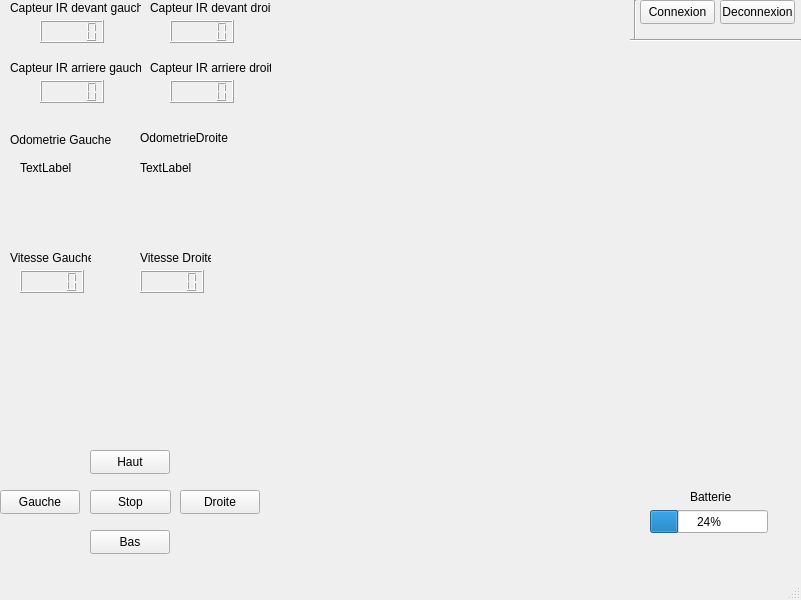
<?xml version="1.0" encoding="UTF-8"?>
<ui version="4.0">
 <class>MainWindow</class>
 <widget class="QMainWindow" name="MainWindow">
  <property name="geometry">
   <rect>
    <x>0</x>
    <y>0</y>
    <width>801</width>
    <height>600</height>
   </rect>
  </property>
  <property name="windowTitle">
   <string>MainWindow</string>
  </property>
  <widget class="QWidget" name="centralwidget">
   <widget class="QPushButton" name="Haut">
    <property name="geometry">
     <rect>
      <x>90</x>
      <y>450</y>
      <width>80</width>
      <height>24</height>
     </rect>
    </property>
    <property name="text">
     <string>Haut</string>
    </property>
    <property name="shortcut">
     <string>Up</string>
    </property>
   </widget>
   <widget class="QPushButton" name="Droite">
    <property name="geometry">
     <rect>
      <x>180</x>
      <y>490</y>
      <width>80</width>
      <height>24</height>
     </rect>
    </property>
    <property name="text">
     <string>Droite</string>
    </property>
    <property name="shortcut">
     <string>Right</string>
    </property>
   </widget>
   <widget class="QPushButton" name="Bas">
    <property name="geometry">
     <rect>
      <x>90</x>
      <y>530</y>
      <width>80</width>
      <height>24</height>
     </rect>
    </property>
    <property name="text">
     <string>Bas</string>
    </property>
    <property name="shortcut">
     <string>Down</string>
    </property>
   </widget>
   <widget class="QPushButton" name="Gauche">
    <property name="geometry">
     <rect>
      <x>0</x>
      <y>490</y>
      <width>80</width>
      <height>24</height>
     </rect>
    </property>
    <property name="text">
     <string>Gauche</string>
    </property>
    <property name="shortcut">
     <string>Left</string>
    </property>
   </widget>
   <widget class="QProgressBar" name="Batterie">
    <property name="geometry">
     <rect>
      <x>650</x>
      <y>510</y>
      <width>118</width>
      <height>23</height>
     </rect>
    </property>
    <property name="maximum">
     <number>100</number>
    </property>
    <property name="value">
     <number>24</number>
    </property>
   </widget>
   <widget class="QPushButton" name="Connexion">
    <property name="geometry">
     <rect>
      <x>640</x>
      <y>0</y>
      <width>75</width>
      <height>24</height>
     </rect>
    </property>
    <property name="text">
     <string>Connexion</string>
    </property>
   </widget>
   <widget class="QPushButton" name="Deconnexion">
    <property name="geometry">
     <rect>
      <x>720</x>
      <y>0</y>
      <width>75</width>
      <height>24</height>
     </rect>
    </property>
    <property name="text">
     <string>Deconnexion</string>
    </property>
   </widget>
   <widget class="QLCDNumber" name="L1">
    <property name="geometry">
     <rect>
      <x>40</x>
      <y>20</y>
      <width>64</width>
      <height>23</height>
     </rect>
    </property>
   </widget>
   <widget class="QPushButton" name="Stop">
    <property name="geometry">
     <rect>
      <x>90</x>
      <y>490</y>
      <width>81</width>
      <height>24</height>
     </rect>
    </property>
    <property name="text">
     <string>Stop</string>
    </property>
   </widget>
   <widget class="QLCDNumber" name="R1">
    <property name="geometry">
     <rect>
      <x>170</x>
      <y>20</y>
      <width>64</width>
      <height>23</height>
     </rect>
    </property>
   </widget>
   <widget class="QLCDNumber" name="R2">
    <property name="geometry">
     <rect>
      <x>170</x>
      <y>80</y>
      <width>64</width>
      <height>23</height>
     </rect>
    </property>
   </widget>
   <widget class="QLCDNumber" name="L2">
    <property name="geometry">
     <rect>
      <x>40</x>
      <y>80</y>
      <width>64</width>
      <height>23</height>
     </rect>
    </property>
   </widget>
   <widget class="Line" name="line">
    <property name="geometry">
     <rect>
      <x>620</x>
      <y>0</y>
      <width>31</width>
      <height>41</height>
     </rect>
    </property>
    <property name="orientation">
     <enum>Qt::Vertical</enum>
    </property>
   </widget>
   <widget class="Line" name="line_2">
    <property name="geometry">
     <rect>
      <x>630</x>
      <y>30</y>
      <width>171</width>
      <height>20</height>
     </rect>
    </property>
    <property name="orientation">
     <enum>Qt::Horizontal</enum>
    </property>
   </widget>
   <widget class="QLabel" name="label">
    <property name="geometry">
     <rect>
      <x>10</x>
      <y>0</y>
      <width>131</width>
      <height>16</height>
     </rect>
    </property>
    <property name="text">
     <string>Capteur IR devant gauche</string>
    </property>
   </widget>
   <widget class="QLabel" name="label_2">
    <property name="geometry">
     <rect>
      <x>10</x>
      <y>60</y>
      <width>131</width>
      <height>16</height>
     </rect>
    </property>
    <property name="text">
     <string>Capteur IR arriere gauche</string>
    </property>
   </widget>
   <widget class="QLabel" name="label_3">
    <property name="geometry">
     <rect>
      <x>150</x>
      <y>0</y>
      <width>121</width>
      <height>16</height>
     </rect>
    </property>
    <property name="text">
     <string>Capteur IR devant droit</string>
    </property>
   </widget>
   <widget class="QLabel" name="label_4">
    <property name="geometry">
     <rect>
      <x>150</x>
      <y>60</y>
      <width>121</width>
      <height>16</height>
     </rect>
    </property>
    <property name="text">
     <string>Capteur IR arriere droit</string>
    </property>
   </widget>
   <widget class="QLabel" name="label_5">
    <property name="geometry">
     <rect>
      <x>10</x>
      <y>130</y>
      <width>101</width>
      <height>20</height>
     </rect>
    </property>
    <property name="text">
     <string>Odometrie Gauche</string>
    </property>
   </widget>
   <widget class="QLabel" name="OdometryLeft">
    <property name="geometry">
     <rect>
      <x>20</x>
      <y>160</y>
      <width>91</width>
      <height>16</height>
     </rect>
    </property>
    <property name="text">
     <string>TextLabel</string>
    </property>
   </widget>
   <widget class="QLabel" name="label_7">
    <property name="geometry">
     <rect>
      <x>140</x>
      <y>130</y>
      <width>91</width>
      <height>16</height>
     </rect>
    </property>
    <property name="text">
     <string>OdometrieDroite</string>
    </property>
   </widget>
   <widget class="QLabel" name="OdometryRight">
    <property name="geometry">
     <rect>
      <x>140</x>
      <y>160</y>
      <width>71</width>
      <height>16</height>
     </rect>
    </property>
    <property name="text">
     <string>TextLabel</string>
    </property>
   </widget>
   <widget class="QLCDNumber" name="SpeedL">
    <property name="geometry">
     <rect>
      <x>20</x>
      <y>270</y>
      <width>64</width>
      <height>23</height>
     </rect>
    </property>
   </widget>
   <widget class="QLCDNumber" name="lcdNumber_2">
    <property name="geometry">
     <rect>
      <x>140</x>
      <y>270</y>
      <width>64</width>
      <height>23</height>
     </rect>
    </property>
   </widget>
   <widget class="QLabel" name="label_6">
    <property name="geometry">
     <rect>
      <x>10</x>
      <y>250</y>
      <width>81</width>
      <height>16</height>
     </rect>
    </property>
    <property name="text">
     <string>Vitesse Gauche</string>
    </property>
   </widget>
   <widget class="QLabel" name="label_8">
    <property name="geometry">
     <rect>
      <x>140</x>
      <y>250</y>
      <width>71</width>
      <height>16</height>
     </rect>
    </property>
    <property name="text">
     <string>Vitesse Droite</string>
    </property>
   </widget>
   <widget class="QLabel" name="label_9">
    <property name="geometry">
     <rect>
      <x>690</x>
      <y>490</y>
      <width>47</width>
      <height>14</height>
     </rect>
    </property>
    <property name="text">
     <string>Batterie</string>
    </property>
   </widget>
  </widget>
  <widget class="QMenuBar" name="menubar">
   <property name="geometry">
    <rect>
     <x>0</x>
     <y>0</y>
     <width>801</width>
     <height>21</height>
    </rect>
   </property>
  </widget>
  <widget class="QStatusBar" name="statusbar"/>
 </widget>
 <resources/>
 <connections/>
</ui>
